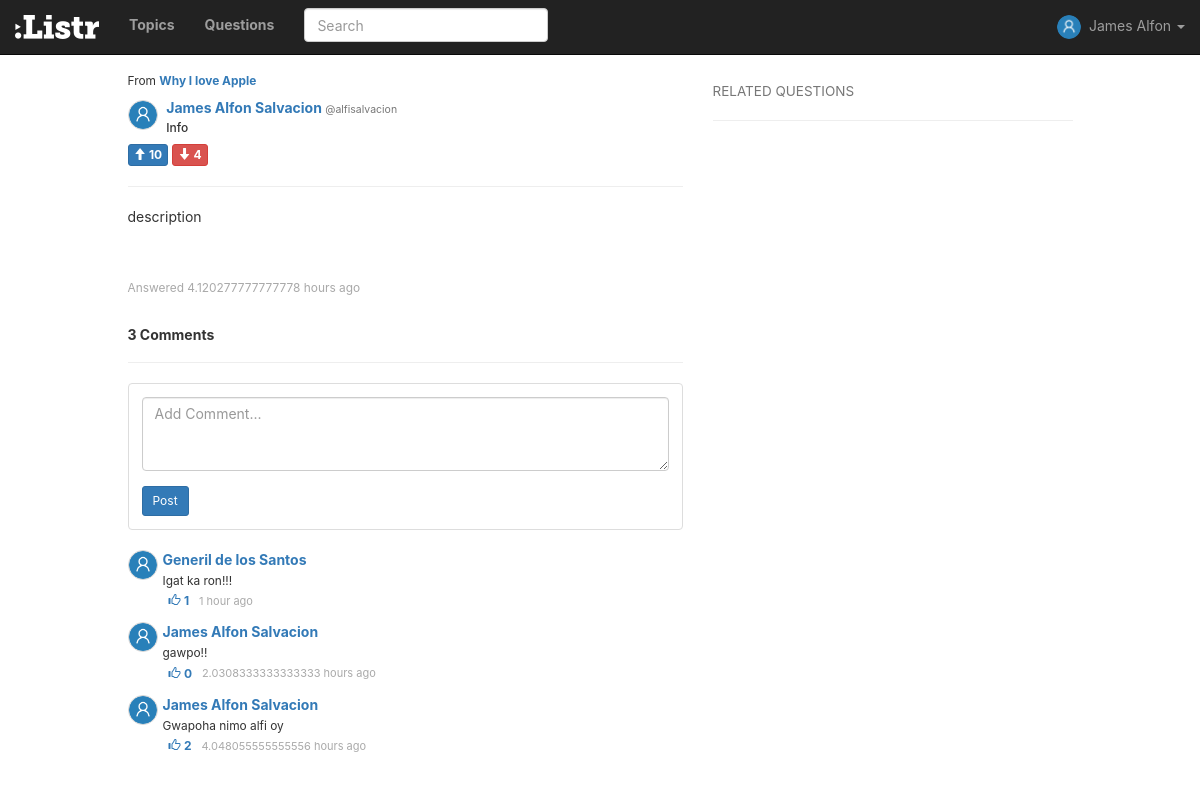
Page /answer/31/ (signed in) on the earlier database version.
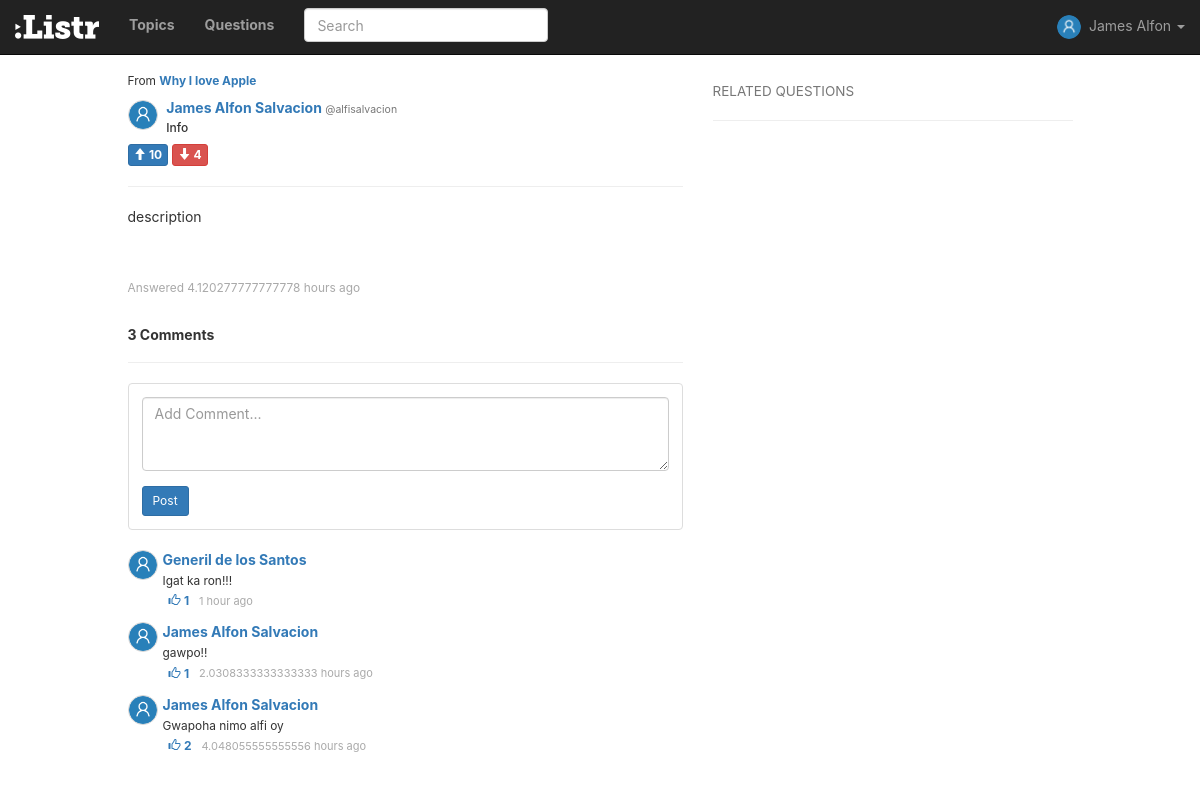
Same page on the later database version.
### questions/models.py (models this page shows, shortened)
class Comment(models.Model):
	comment = models.CharField(max_length = 50)
	answer = models.ForeignKey(Answer, on_delete = models.CASCADE)
	commenter = models.ForeignKey(User, on_delete = models.CASCADE)
	comment_date = models.DateTimeField(auto_now_add=True)
	likes = models.IntegerField(default = 0)
	class Meta:
		ordering = ['-comment_date']

### questions/views.py (the view)
# urls.py: url(r'^answer/(?P<answer_id>[0-9]+)/$', views.answer_detail, name='answer_detail'),
def answer_detail(request, answer_id):
	if not request.user.is_authenticated:
		return redirect('/')
	answer = Answer.objects.get(id = answer_id)
	instructions = Instruction.objects.filter(answer = answer)
	comment_date = []
	date_relative = prettydate(answer.answer_date)
	comments = Comment.objects.filter(answer = answer)
	lencomments = len(comments)
	for item in comments:
		if isinstance(item.comment_date, datetime):
			tmp = prettydate(item.comment_date)
		else:
			tmp = "No date specified"
		comment_date.append(tmp)
	zipped_data = zip(comments, comment_date)
	context = {
		'answer': answer,
		'instructions': instructions,
		'date': date_relative,
		'comments': zipped_data,
		'lencomments': lencomments
	}
	return render(request, 'answer_select.html', context)

### questions/models.py (called while the page is built)
	def __unicode__(self):
		return self.question

	def __unicode__(self):
		return self.description

### questions/views.py (called while the page is built)
def prettydate(d):
	utc = UTC()
	diff = datetime.now(utc) - d
	s = diff.seconds
	if diff.days > 7 or diff.days < 0:
		return d.strftime('%b %d, %y')
	elif diff.days == 1:
		return '1 day ago'
	elif diff.days > 1:
		return '{} days ago'.format(diff.days)
	elif s <= 1:
		return 'just now'
	elif s < 60:
		return '{} seconds ago'.format(s)
	elif s < 120:
		return '1 minute ago'
	elif s < 3600:
		return '{} minutes ago'.format(s/60)
	elif s < 7200:
		return '1 hour ago'
	else:
		return '{} hours ago'.format(s/3600)

	def utcoffset(self, dt):
		return ZERO

	def dst(self, dt):
		return ZERO

### questions/templates/answer_select.html (shortened to what this page needs)
{% extends "base.html" %}
{% load static %}
{% block styles %}
  <link rel="stylesheet" href="{% static 'questions/css/steps.css' %}">
{% endblock %}
{% block content %}
  <small>From <b><a href="/questions/{{answer.question.id}}">{{answer.question}}</a></b></small>
  <div class="row" style="margin-top:10px; margin-bottom:10px;">
    <div class="col-xs-1">
      <img class="center-cropped" src="{% static 'questions/assets/default-user-avatar.png' %}" height="30px" width="30px">
    </div>
    <div class="col-xs-11" style="padding-left: 5px;">
      <h5 style="font-weight:bold; margin-top:0px; margin-bottom:5px;">
      <a href="{% url 'profile' answer.respondent.id %}">
        {{answer.respondent.first_name}} {{ answer.respondent.last_name}}
      </a>
        <small>@{{answer.respondent.username}}</small></h5>
      <h6 style="margin-bottom:0px; margin-top:5px;">Info</h6>
    </div>
  </div>
  <div style="margin-top: 5px;">
        <form action="{% url 'answer_upvote' answer.id %}?next={{ request.path }}" method="POST" style="display:inline-block;">
            <button type="submit" class="btn btn-primary btn-xs">
              <span class="glyphicon glyphicon-arrow-up"></span>
              <span style="font-weight:bold">{{answer.upvotes}}</span>
            </button>
        </form>
        <form class="" action="{% url 'answer_downvote' answer.id %}?next={{ request.path }}" method="POST" style="display:inline-block;">
            <button type="submit" class="btn btn-danger btn-xs">
              <span class="glyphicon glyphicon-arrow-down"></span>
              <span style="font-weight:bold">{{answer.downvotes}}</span>
            </button><br>
        </form>
  </div>
  <hr>
  <p style="word-wrap: break-word;">{{answer}}</p>
  <br><br>
  <small style="color:darkgray">Answered {{date}}</small>
{% endblock %}
{% block comments %}
  {% include "comments.html" %}
{% endblock %}
{% block rightbar %}
  {% include "rightbar/related.html" %}
{% endblock %}

### questions/templates/comments.html (shortened to what this page needs)
{% load static %}
<br><br>
{% if lencomments > 1 %}
  <h5 style="font-weight:bold">{{lencomments}} Comments</h5>
{% elif lencomments == 1 %}
  <h5 style="font-weight:bold">1 Comment</h5>
{% else %}
  <h5 style="font-weight:bold">No Comments</h5>
{% endif %}
<hr>
<div class="thumbnail">
  <div class="caption">
    <form class="" action="{% url 'addcomment' answer_id=answer.pk%}" method="POST">
      <div class="form-group">
        <textarea id="commentarea" class="form-control" rows="3" name="comment" maxlength="500" placeholder="Add Comment..."></textarea>
      </div>
      <button type="submit" class="btn btn-primary btn-sm">Post</button>
    </form>
  </div>
</div>
<div class="actionBox">
  <ul class="commentList">
    {% for comment, comment_date in comments %}
    <li>
      <div class="commenterImage">
        <img class="center-cropped" src="{% static 'questions/assets/default-user-avatar.png' %}" width="30px" height="30px">
      </div>
      <div class="commentText">
        <p style="font-weight:bold">
          <a href="{% url 'profile' comment.commenter.id %}">
            {{comment.commenter.first_name}} {{comment.commenter.last_name}}
          </a>
        </p>
        <small class="more" style="word-wrap: normal;"> {{comment.comment}} </small><br>
        <form action="{% url 'likecomment' comment.id %}?next={{ request.path }}" method="POST" style="display:inline-block;">
            <button type="submit" class="btn btn-xs btn-link" style="text-decoration:none;">
              <span class="glyphicon glyphicon-thumbs-up"></span>
              <span style="font-weight:bold">{{comment.likes}}</span>
            </button>
        </form>
        <span class="date sub-text"> {{comment_date}} </span>
      </div>
    </li>
    {% endfor %}
  </ul>
</div>

Differences in the rows shown:
changed Comment "gawpo!!": likes "0" → "1"
